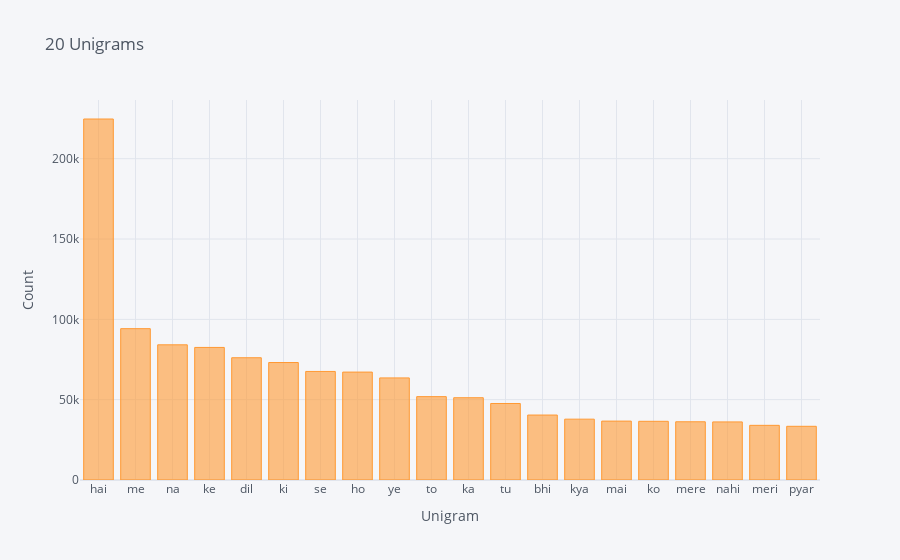

The cell this chart's notebook holds for it:
### Code cell
wData = pd.DataFrame(words, columns = ['Unigram', 'Frequency'])
wData = wData.set_index('Unigram')
wData.iplot(kind = 'bar', xTitle = 'Unigram', yTitle = 'Count', title = '20 Unigrams')

### Figure 1 — Plotly figure (JSON) as saved in the notebook; plotly's stock layout.template omitted (floating-point values rounded to 4 significant figures)
{"data": [{"marker": {"color": "rgba(255, 153, 51, 0.6)", "line": {"color": "rgba(255, 153, 51, 1.0)", "width": 1}}, "name": "Frequency", "orientation": "v", "text": "", "type": "bar", "x": ["hai", "me", "na", "ke", "dil", "ki", "se", "ho", "ye", "to", "ka", "tu", "bhi", "kya", "mai", "ko", "mere", "nahi", "meri", "pyar"], "y": [224712, 94200, 84145, 82521, 76104, 73128, 67577, 67179, 63543, 51891, 51219, 47624, 40434, 37866, 36663, 36531, 36245, 36154, 34024, 33424]}], "layout": {"legend": {"bgcolor": "#F5F6F9", "font": {"color": "#4D5663"}}, "paper_bgcolor": "#F5F6F9", "plot_bgcolor": "#F5F6F9", "title": {"font": {"color": "#4D5663"}, "text": "20 Unigrams"}, "xaxis": {"gridcolor": "#E1E5ED", "showgrid": true, "tickfont": {"color": "#4D5663"}, "title": {"font": {"color": "#4D5663"}, "text": "Unigram"}, "zerolinecolor": "#E1E5ED"}, "yaxis": {"gridcolor": "#E1E5ED", "showgrid": true, "tickfont": {"color": "#4D5663"}, "title": {"font": {"color": "#4D5663"}, "text": "Count"}, "zerolinecolor": "#E1E5ED"}}}
